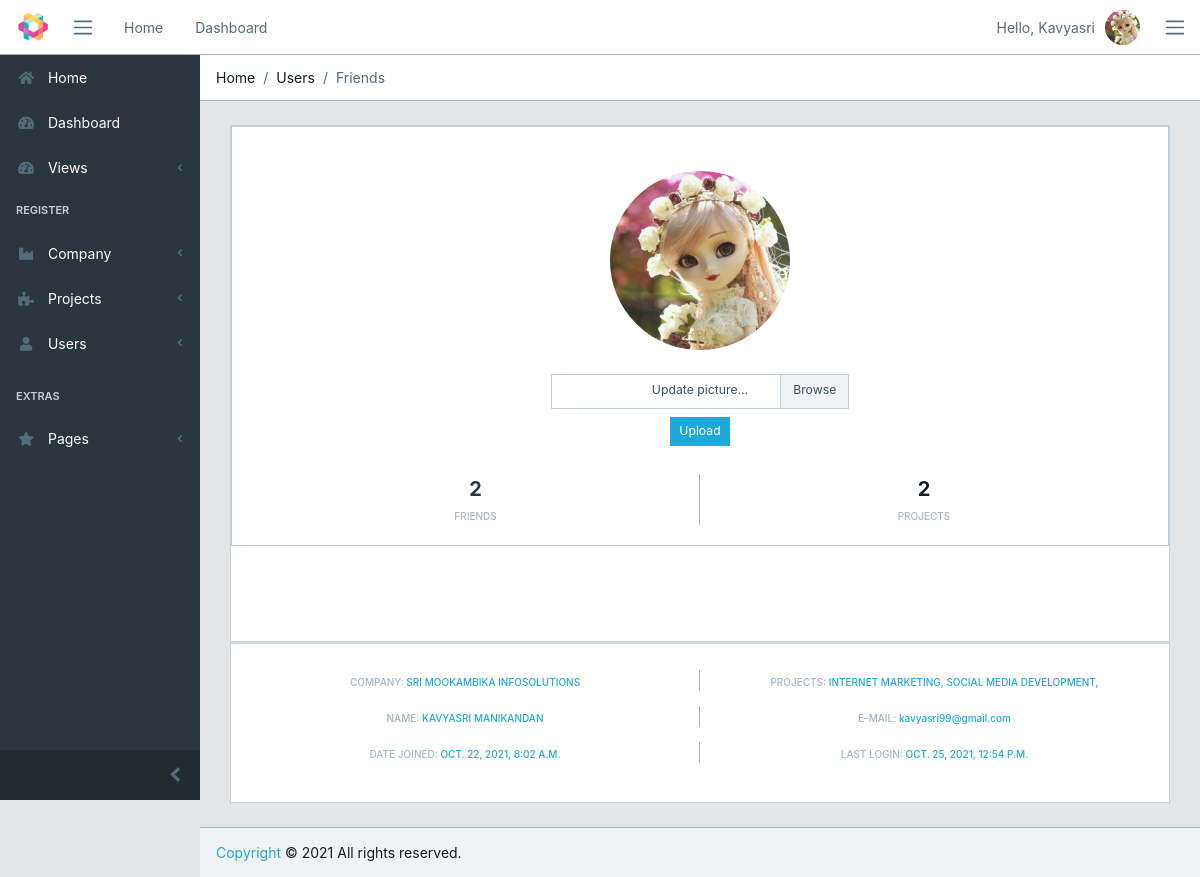
The app's page /register/users/profile (signed in) with its own data.
### register/models.py (models this page shows, shortened)
class UserProfile(models.Model):
    user     = models.ForeignKey(User, on_delete=models.CASCADE)
    company  = models.ForeignKey(Company, on_delete=models.CASCADE)
    project  = models.ManyToManyField(Project, blank=True)
    friends  = models.ManyToManyField('self', blank=True)
    img      = models.ImageField(upload_to='core/avatar', blank=True, default='core/avatar/blank_profile.png')

class Company(models.Model):
    social_name = models.CharField(max_length=80)
    name        = models.CharField(max_length=80)
    email       = models.EmailField()
    city        = models.CharField(max_length=50)
    found_date  = models.DateField()
    class Meta:
        verbose_name_plural = 'Companies'
        ordering = ('name',)
    def __str__(self):
        return (self.name)

### projects/models.py (models this page shows, shortened)
class Project(models.Model):
    name         = models.CharField(max_length=80)
    slug         = models.SlugField('shortcut', blank=True)
    assign       = models.ManyToManyField(User)
    efforts      = models.DurationField()
    status       = models.CharField(max_length=7, choices=status, default=1)
    dead_line    = models.DateField()
    company      = models.ForeignKey('register.Company', on_delete=models.CASCADE)
    complete_per = models.FloatField(max_length=2, validators = [MinValueValidator(0), MaxValueValidator(100)])
    description  = models.TextField(blank=True)
    add_date = models.DateField(auto_now_add=True)
    upd_date = models.DateField(auto_now_add=False, auto_now=True)
    class Meta:
        ordering = ['name']

### register/views.py (the view)
# urls.py: path('users/profile', views.profile, name='profile'),
def profile(request):
    if request.method == 'POST':
        img_form = ProfilePictureForm(request.POST, request.FILES)
        print('PRINT 1: ', img_form)
        context = {'img_form' : img_form }
        if img_form.is_valid():
            img_form.save(request)
            updated = True
            context = {'img_form' : img_form, 'updated' : updated }
            return render(request, 'register/profile.html', context)
        else:
            return render(request, 'register/profile.html', context)
    else:
        img_form = ProfilePictureForm()
        context = {'img_form' : img_form }
        return render(request, 'register/profile.html', context)

### register/templates/register/profile.html (shortened to what this page needs)
{% extends 'core/base.html' %}
{% load staticfiles %}
{% block breadcrumb %}
        <li class="breadcrumb-item">Home</li>
        <li class="breadcrumb-item">Users</li>
        <li class="breadcrumb-item active">Friends</li>
{% endblock breadcrumb%}
{% block content %}
<div class="container-fluid">
    <div id="ui-view" style="opacity: 1;">
        <div class="animated fadeIn">
            <div class="row">
                <div class="col-12">
                    <div class="social-box" style="height:110%">
                        <div class="card">
                            <div class="card-body">
                                <img src="{{ logged_user.img.url }}" class="img-avatar m-4" alt="{{ user }}" width="20%">
                                <br>
                                <form action="" method="POST" enctype="multipart/form-data">
                                    <div class="custom-file col-md-4">
                                        <label class="custom-file-label btn-sm" for="validatedCustomFile">Update picture...</label>
                                        <div>
                                            <button class="btn btn-primary btn-sm my-2" type="submit">Upload</button>
                                        </div>
                                    </div>
                                </form>
                                <ul class="mt-4">
                                    <li>
                                        <a href="{% url 'register:user' profile_id=logged_user.id %}" class="text-dark">
                                            <strong>{{ logged_user.friends.all.count }}</strong>
                                        </a>
                                        <span>friends</span>
                                    </li>
                                    <li>
                                        <strong>{{ logged_user.user.project_set.all.count }}</strong>
                                        <span>projects</span>
                                    </li>
                                </ul>
                            </div>
                        </div>
                    </div>
                </div>
            </div>
            <div class="row mt-5">
                <div class="col-12">
                    <div class="social-box" style="">
                        <ul class="mt-3">
                            <li><span>Company: <a href="">{{ logged_user.company }}</a></span></li>
                            <li><span>Projects:
                                    {% for project in logged_user.user.project_set.all %}
                                        <a href="">{{ project.name }},</a>
                                    {% endfor %}
                                </span>
                            </li>
                        </ul>
                        <ul>
                            <li><span>Name: <a href="">{{ logged_user.user.get_full_name }}</a></span></li>
                            <li><span>e-mail: <span class="text-blue text-lowercase">{{ logged_user.user.email }}</span></span>
                            </li>
                        </ul>
                        <ul>
                            <li><span>Date joined: <span class="text-blue">{{ logged_user.user.date_joined }}</span></span></li>
                            <li><span>Last login: <span class="text-blue">{{ logged_user.user.last_login }}</span></span>
                            </li>
                        </ul>
                    </div>
                </div>
            </div>
        </div>
    </div>
</div>
{% endblock %}

### core/templates/core/base.html (shortened to what this page needs)
<!DOCTYPE html>
<html lang="en">
<head>
  <link rel="stylesheet" href="https://use.fontawesome.com/releases/v5.0.9/css/all.css">
   {% load static %}
  <link href="{% static 'core/css/simple-line-icons.min.css' %}" rel="stylesheet">
  <link href="{% static 'core/css/estilo.css' %}" rel="stylesheet">
  <link href="{% static 'core/css/style.css' %}" rel="stylesheet">
</head>
{% block body %}
<body class="app header-fixed sidebar-fixed aside-menu-fixed aside-menu-hidden">
  <header class="app-header navbar">
    <img src="{% static 'core/img/logos/title.png' %}" alt="" class="brand-gui ml-2 d-none d-sm-block p-2">
    <button class="navbar-toggler sidebar-toggler d-md-down-none" type="button">
      <span class="navbar-toggler-icon"></span>
    </button>
    <ul class="nav navbar-nav d-md-down-none">
      <li class="nav-item px-3">
        <a class="nav-link" href="{% url 'core:index' %}">Home</a>
      </li>
      <li class="nav-item px-3">
        <a class="nav-link" href="{% url 'core:dashboard' %}">Dashboard</a>
      </li>
    </ul>
    <ul class="nav navbar-nav ml-auto">
      {% if user.is_authenticated %}
      <li class="text-muted">Hello, {{ user.first_name }}</li>
      {% else %}
      <li class="text-muted">
        <a href="{% url 'core:login' %}">sign in</a>
      </li>
      {% endif %}
      <li class="nav-item dropdown">
        <a class="nav-link" data-toggle="dropdown" href="#" role="button" aria-haspopup="true" aria-expanded="false">
          {% if user.is_authenticated %}
          <img src="{{ logged_user.img.url }}" class="img-avatar" alt="{{ user }}">
          {% else %}
          <img src="{% static 'core/img/avatar/blank_profile.png' %}" class="img-avatar" alt="{{ user }}">
          {% endif %}
        </a>
      </li>
    </ul>
    <button class="navbar-toggler aside-menu-toggler" type="button">
      <span class="navbar-toggler-icon"></span>
    </button>
  </header>
  <div class="app-body">
    <div class="sidebar">
      <nav class="sidebar-nav">
        <ul class="nav">
          <li class="nav-item">
            <a class="nav-link" href="{% url 'core:index' %}"><i class="fa fa-home"></i> Home</a>
          </li>
          <li class="nav-item">
            <a class="nav-link" href="{% url 'core:dashboard' %}"><i class="fa fa-tachometer-alt"></i> Dashboard</a>
          </li>
          <li class="nav-item nav-dropdown">
            <a class="nav-link nav-dropdown-toggle" href="#"><i class="fa fa-tachometer-alt"></i> Views</a>
          </li>
          <li class="nav-title">
            Register
          </li>
          <li class="nav-item nav-dropdown">
            <a class="nav-link nav-dropdown-toggle" href="#"><i class="fa fa-industry"></i> Company</a>
          </li>
          <li class="nav-item nav-dropdown">
            <a class="nav-link nav-dropdown-toggle" href="#"><i class="fa fa-puzzle-piece"></i> Projects</a>
          </li>
          <li class="nav-item nav-dropdown">
            <a class="nav-link nav-dropdown-toggle" href="#"><i class="fa fa-user"></i> Users</a>
          </li>
          <li class="divider"></li>
          <li class="nav-title">
            Extras
          </li>
          <li class="nav-item nav-dropdown">
            <a class="nav-link nav-dropdown-toggle" href="#"><i class="fa fa-star"></i> Pages</a>
          </li>
        </ul>
      </nav>
      <button class="sidebar-minimizer brand-minimizer" type="button"></button>
    </div>
    <main class="main">
      <ol class="breadcrumb">
        {% block breadcrumb %}{% endblock breadcrumb%}
      </ol>
{% block content %}
{% endblock %}
    </main>
  </div>
  <footer class="app-footer">
    <span><a href="http://coreui.io">Copyright</a> © 2021 All rights reserved.</span>
  </footer>
</body>
{% endblock body %}
</html>

### core/static/core/css/estilo.css (style rules this page uses)
.brand-gui { width: 50px; position: relative; }

### records on screen
UserProfile: img (picture), friends.all.count "2", user.project_set.all.count "2", company "SRI MOOKAMBIKA INFOSOLUTIONS", user.get_full_name "KAVYASRI MANIKANDAN", user.email "kavyasri99@gmail.com", user.date_joined "OCT. 22, 2021, 8:02 A.M.", user.last_login "OCT. 25, 2021, 12:54 P.M."
Project: name "INTERNET MARKETING"
Project: name "SOCIAL MEDIA DEVELOPMENT"

### other values on screen
{{ user.first_name }} "Kavyasri"
